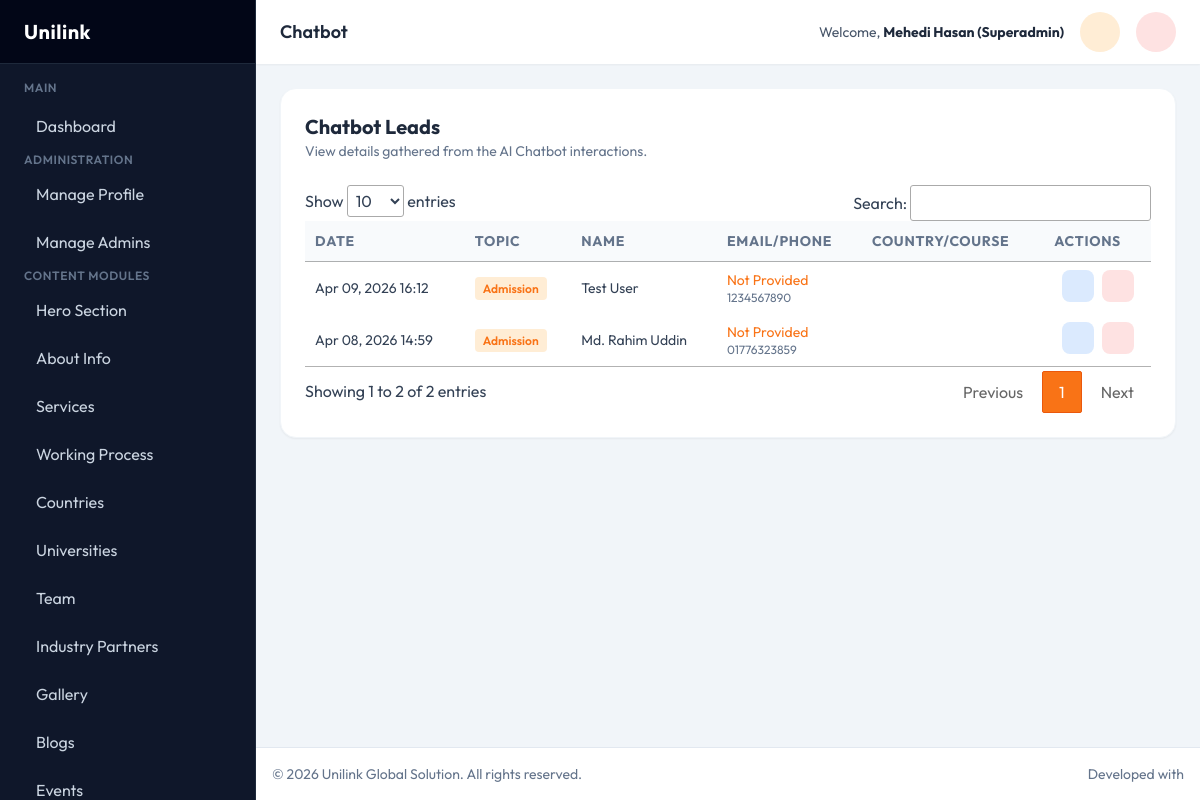
The page /admin/chatbot.php (signed in) on the database its author committed.
### tables this page shows
CREATE TABLE `chatbot_leads` (
  `id` int(11) NOT NULL,
  `topic` varchar(50) NOT NULL,
  `name` varchar(100) NOT NULL,
  `email` varchar(100) NOT NULL,
  `phone` varchar(50) NOT NULL,
  `address` text NOT NULL,
  `country` varchar(100) NOT NULL,
  `course` varchar(200) NOT NULL,
  `created_at` datetime DEFAULT current_timestamp()
);

### admin/chatbot.php (the view, shortened to what this page needs)
<?php
require_once __DIR__ . '/components/header.php';
$leads = $pdo->query("SELECT * FROM chatbot_leads ORDER BY created_at DESC")->fetchAll();
?>
<div class="bg-white rounded-2xl shadow-sm border border-slate-100 p-6 mb-6">
    <div class="mb-6">
        <h3 class="text-xl font-bold text-slate-800">Chatbot Leads</h3>
        <p class="text-slate-500 text-sm">View details gathered from the AI Chatbot interactions.</p>
    </div>
    <div class="overflow-x-auto">
        <table class="w-full text-left border-collapse datatable">
            <thead>
                <tr class="bg-slate-50 text-slate-500 text-sm uppercase tracking-wider">
                    <th class="p-4 border-b">Date</th>
                    <th class="p-4 border-b">Topic</th>
                    <th class="p-4 border-b">Name</th>
                    <th class="p-4 border-b">Email/Phone</th>
                    <th class="p-4 border-b">Country/Course</th>
                    <th class="p-4 border-b text-center">Actions</th>
                </tr>
            </thead>
            <tbody class="text-slate-700 text-sm">
                <?php foreach($leads as $item): ?>
                <tr class="hover:bg-slate-50 border-b">
                    <td class="p-4"><?php echo date('M d, Y H:i', strtotime($item['created_at'])); ?></td>
                    <td class="p-4 font-semibold text-slate-800"><span class="bg-orange-100 text-secondary px-2 py-1 rounded text-xs"><?php echo htmlspecialchars($item['topic']); ?></span></td>
                    <td class="p-4"><?php echo htmlspecialchars($item['name']); ?></td>
                    <td class="p-4">
                        <div class="flex flex-col">
                            <span class="text-secondary"><?php echo htmlspecialchars($item['email']); ?></span>
                            <span class="text-xs text-slate-500"><?php echo htmlspecialchars($item['phone']); ?></span>
                        </div>
                    </td>
                    <td class="p-4">
                    </td>
                    <td class="p-4 flex gap-2 justify-center">
                        <a href="chatbot_view.php?id=<?php echo $item['id']; ?>" class="w-8 h-8 rounded-lg bg-blue-100 text-blue-600 flex items-center justify-center hover:bg-blue-200 transition">
                        </a>
                        <form action="chatbot.php" method="POST" onsubmit="return confirm('Delete this lead?');" class="inline">
                            <button type="submit" class="w-8 h-8 rounded-lg bg-red-100 text-red-600 flex items-center justify-center hover:bg-red-200 transition">
                            </button>
                        </form>
                    </td>
                </tr>
                <?php endforeach; ?>
            </tbody>
        </table>
    </div>
</div>
<?php require_once __DIR__ . '/components/footer.php'; ?>

### admin/components/header.php (style rules this page uses)
body { font-family: 'Outfit', sans-serif; background-color: #f1f5f9; color: #334155; }

### rows shown on the page
chatbot_leads: created_at "Apr 09, 2026 16:12", topic "Admission", name "Test User", email "Not Provided", phone "1234567890"
chatbot_leads: created_at "Apr 08, 2026 14:59", topic "Admission", name "Md. Rahim Uddin", email "Not Provided", phone "01776323859"

### other values the page prints
str_replace(['_', '.php'], [' ', ''], $current_page) "Chatbot"
$_SESSION['admin_name'] "Mehedi Hasan (Superadmin)"
